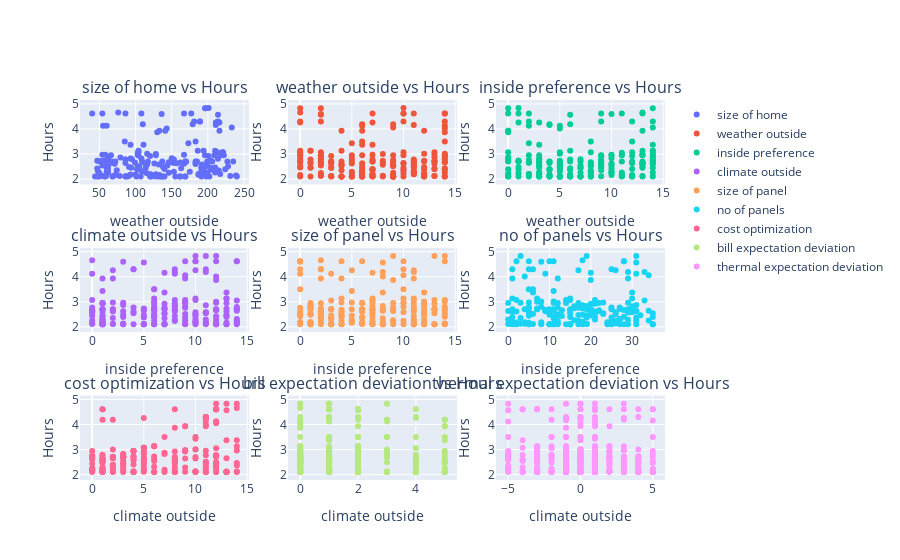

Source (notebook cell):
### Code cell
fig = make_subplots(rows = 3, cols = 3, 
    subplot_titles=[f'{i} vs Hours' for i in cols])

c = 0

for i in range(1, 4):
    for j in range(1, 4):
        scatter = go.Scatter(x = dataSet[cols[c]], y = dataSet.hours, 
            name=cols[c], mode='markers')
        fig.add_trace(scatter, row = i, col = j)
        c += 1

        xax = f'xaxis{c}'
        yax = f'yaxis{c}'

        fig['layout'][xax]['title']= cols[i]
        fig['layout'][yax]['title']= 'Hours'
        

fig.show()
fig.write_html('second_figure.html', auto_open=True)

# fig.show(renderer = 'browser', auto_open = True)

### Figure 1 — Plotly figure (JSON) as saved in the notebook; plotly's stock layout.template omitted (floating-point values rounded to 4 significant figures; data arrays with more than 128 entries replaced by an {"elided": "..."} marker saying what was removed)
{"data": [{"mode": "markers", "name": "size of home", "type": "scatter", "x": {"elided": "420 int values"}, "xaxis": "x", "y": {"elided": "420 float values"}, "yaxis": "y"}, {"mode": "markers", "name": "weather outside", "type": "scatter", "x": {"elided": "420 int values"}, "xaxis": "x2", "y": {"elided": "420 float values"}, "yaxis": "y2"}, {"mode": "markers", "name": "inside preference", "type": "scatter", "x": {"elided": "420 int values"}, "xaxis": "x3", "y": {"elided": "420 float values"}, "yaxis": "y3"}, {"mode": "markers", "name": "climate outside", "type": "scatter", "x": {"elided": "420 int values"}, "xaxis": "x4", "y": {"elided": "420 float values"}, "yaxis": "y4"}, {"mode": "markers", "name": "size of panel", "type": "scatter", "x": {"elided": "420 int values"}, "xaxis": "x5", "y": {"elided": "420 float values"}, "yaxis": "y5"}, {"mode": "markers", "name": "no of panels", "type": "scatter", "x": {"elided": "420 int values"}, "xaxis": "x6", "y": {"elided": "420 float values"}, "yaxis": "y6"}, {"mode": "markers", "name": "cost optimization", "type": "scatter", "x": {"elided": "420 int values"}, "xaxis": "x7", "y": {"elided": "420 float values"}, "yaxis": "y7"}, {"mode": "markers", "name": "bill expectation deviation", "type": "scatter", "x": {"elided": "420 int values"}, "xaxis": "x8", "y": {"elided": "420 float values"}, "yaxis": "y8"}, {"mode": "markers", "name": "thermal expectation deviation", "type": "scatter", "x": {"elided": "420 int values"}, "xaxis": "x9", "y": {"elided": "420 float values"}, "yaxis": "y9"}], "layout": {"annotations": [{"font": {"size": 16}, "showarrow": false, "text": "size of home vs Hours", "x": 0.1444, "xanchor": "center", "xref": "paper", "y": 1, "yanchor": "bottom", "yref": "paper"}, {"font": {"size": 16}, "showarrow": false, "text": "weather outside vs Hours", "x": 0.5, "xanchor": "center", "xref": "paper", "y": 1, "yanchor": "bottom", "yref": "paper"}, {"font": {"size": 16}, "showarrow": false, "text": "inside preference vs Hours", "x": 0.8556, "xanchor": "center", "xref": "paper", "y": 1, "yanchor": "bottom", "yref": "paper"}, {"font": {"size": 16}, "showarrow": false, "text": "climate outside vs Hours", "x": 0.1444, "xanchor": "center", "xref": "paper", "y": 0.6111, "yanchor": "bottom", "yref": "paper"}, {"font": {"size": 16}, "showarrow": false, "text": "size of panel vs Hours", "x": 0.5, "xanchor": "center", "xref": "paper", "y": 0.6111, "yanchor": "bottom", "yref": "paper"}, {"font": {"size": 16}, "showarrow": false, "text": "no of panels vs Hours", "x": 0.8556, "xanchor": "center", "xref": "paper", "y": 0.6111, "yanchor": "bottom", "yref": "paper"}, {"font": {"size": 16}, "showarrow": false, "text": "cost optimization vs Hours", "x": 0.1444, "xanchor": "center", "xref": "paper", "y": 0.2222, "yanchor": "bottom", "yref": "paper"}, {"font": {"size": 16}, "showarrow": false, "text": "bill expectation deviation vs Hours", "x": 0.5, "xanchor": "center", "xref": "paper", "y": 0.2222, "yanchor": "bottom", "yref": "paper"}, {"font": {"size": 16}, "showarrow": false, "text": "thermal expectation deviation vs Hours", "x": 0.8556, "xanchor": "center", "xref": "paper", "y": 0.2222, "yanchor": "bottom", "yref": "paper"}], "xaxis": {"anchor": "y", "domain": [0, 0.2889], "title": {"text": "weather outside"}}, "xaxis2": {"anchor": "y2", "domain": [0.3556, 0.6444], "title": {"text": "weather outside"}}, "xaxis3": {"anchor": "y3", "domain": [0.7111, 1], "title": {"text": "weather outside"}}, "xaxis4": {"anchor": "y4", "domain": [0, 0.2889], "title": {"text": "inside preference"}}, "xaxis5": {"anchor": "y5", "domain": [0.3556, 0.6444], "title": {"text": "inside preference"}}, "xaxis6": {"anchor": "y6", "domain": [0.7111, 1], "title": {"text": "inside preference"}}, "xaxis7": {"anchor": "y7", "domain": [0, 0.2889], "title": {"text": "climate outside"}}, "xaxis8": {"anchor": "y8", "domain": [0.3556, 0.6444], "title": {"text": "climate outside"}}, "xaxis9": {"anchor": "y9", "domain": [0.7111, 1], "title": {"text": "climate outside"}}, "yaxis": {"anchor": "x", "domain": [0.7778, 1], "title": {"text": "Hours"}}, "yaxis2": {"anchor": "x2", "domain": [0.7778, 1], "title": {"text": "Hours"}}, "yaxis3": {"anchor": "x3", "domain": [0.7778, 1], "title": {"text": "Hours"}}, "yaxis4": {"anchor": "x4", "domain": [0.3889, 0.6111], "title": {"text": "Hours"}}, "yaxis5": {"anchor": "x5", "domain": [0.3889, 0.6111], "title": {"text": "Hours"}}, "yaxis6": {"anchor": "x6", "domain": [0.3889, 0.6111], "title": {"text": "Hours"}}, "yaxis7": {"anchor": "x7", "domain": [0, 0.2222], "title": {"text": "Hours"}}, "yaxis8": {"anchor": "x8", "domain": [0, 0.2222], "title": {"text": "Hours"}}, "yaxis9": {"anchor": "x9", "domain": [0, 0.2222], "title": {"text": "Hours"}}}}
